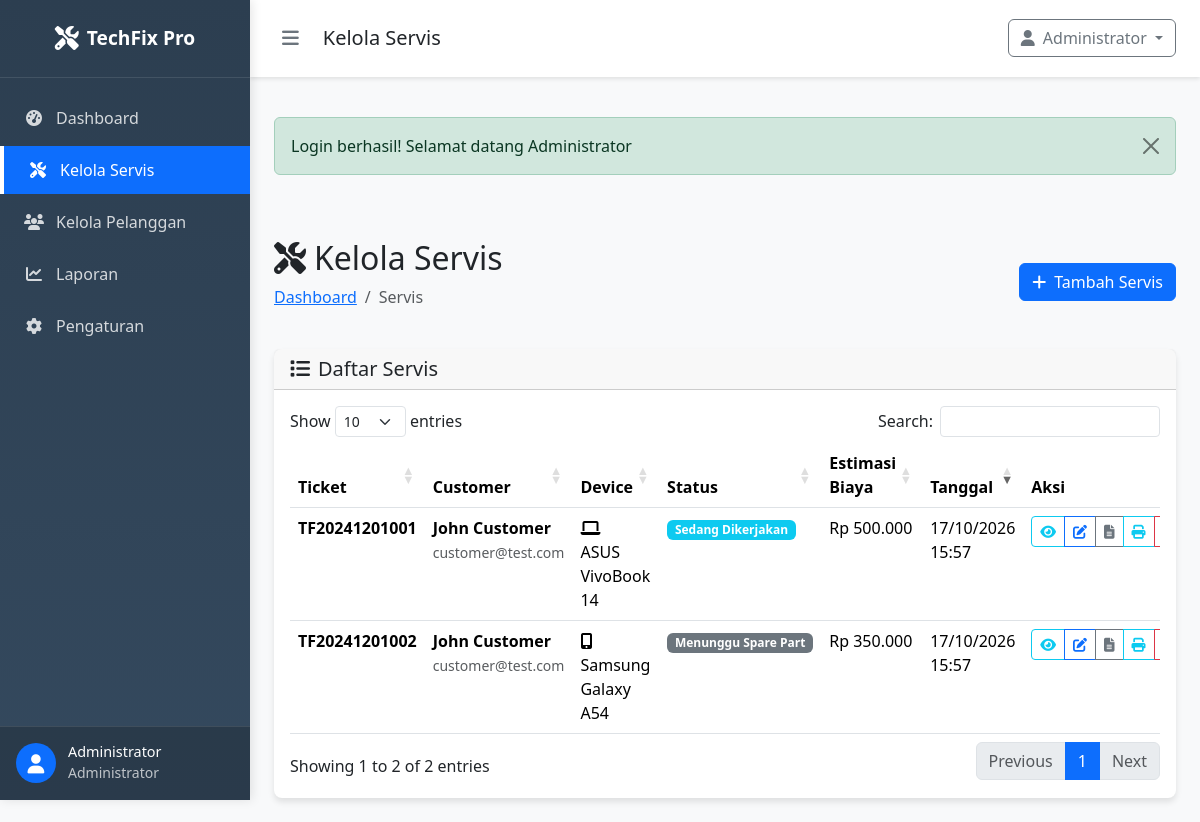
Screenshot of /SOURCE_CODE_APLIKASI/admin/services.php (signed in) with the database file from the repository.
### tables this page shows
CREATE TABLE `settings` (
  `id` int(11) NOT NULL AUTO_INCREMENT,
  `setting_key` varchar(100) NOT NULL,
  `setting_value` text DEFAULT NULL,
  `setting_type` enum('string','number','boolean','json') NOT NULL DEFAULT 'string',
  `description` text DEFAULT NULL,
  `is_public` tinyint(1) NOT NULL DEFAULT 0,
  `created_at` timestamp NOT NULL DEFAULT current_timestamp(),
  `updated_at` timestamp NOT NULL DEFAULT current_timestamp() ON UPDATE current_timestamp(),
  PRIMARY KEY (`id`),
  UNIQUE KEY `setting_key` (`setting_key`)
);

CREATE TABLE `services` (
  `id` int(11) NOT NULL AUTO_INCREMENT,
  `customer_id` int(11) NOT NULL,
  `ticket_number` varchar(20) NOT NULL,
  `device_type` enum('laptop','computer','handphone') NOT NULL,
  `device_brand` varchar(50) NOT NULL,
  `device_model` varchar(100) NOT NULL,
  `serial_number` varchar(100) DEFAULT NULL,
  `problem_description` text NOT NULL,
  `status` enum('pending','in_progress','waiting_parts','testing','completed','delivered','cancelled') NOT NULL DEFAULT 'pending',
  `estimated_cost` decimal(10,2) DEFAULT NULL,
  `final_cost` decimal(10,2) DEFAULT NULL,
  `estimated_completion` datetime DEFAULT NULL,
  `actual_completion` datetime DEFAULT NULL,
  `technician_notes` text DEFAULT NULL,
  `notes` text DEFAULT NULL,
  `priority` enum('low','medium','high','urgent') NOT NULL DEFAULT 'medium',
  `warranty_period` int(11) DEFAULT NULL COMMENT 'Warranty in days',
  `parts_used` text DEFAULT NULL COMMENT 'JSON array of parts used',
  `labor_hours` decimal(4,2) DEFAULT NULL,
  `created_at` timestamp NOT NULL DEFAULT current_timestamp(),
  `updated_at` timestamp NOT NULL DEFAULT current_timestamp() ON UPDATE current_timestamp(),
  PRIMARY KEY (`id`),
  UNIQUE KEY `ticket_number` (`ticket_number`),
  KEY `customer_id` (`customer_id`),
  KEY `idx_status` (`status`),
  KEY `idx_device_type` (`device_type`),
  KEY `idx_priority` (`priority`),
  KEY `idx_created_at` (`created_at`),
  CONSTRAINT `services_ibfk_1` FOREIGN KEY (`customer_id`) REFERENCES `users` (`id`) ON DELETE CASCADE
);

CREATE TABLE `users` (
  `id` int(11) NOT NULL AUTO_INCREMENT,
  `name` varchar(100) NOT NULL,
  `email` varchar(100) NOT NULL,
  `phone` varchar(20) DEFAULT NULL,
  `password` varchar(255) NOT NULL,
  `role` enum('admin','customer') NOT NULL DEFAULT 'customer',
  `address` text DEFAULT NULL,
  `is_active` tinyint(1) NOT NULL DEFAULT 1,
  `email_verified_at` timestamp NULL DEFAULT NULL,
  `remember_token` varchar(100) DEFAULT NULL,
  `created_at` timestamp NOT NULL DEFAULT current_timestamp(),
  `updated_at` timestamp NOT NULL DEFAULT current_timestamp() ON UPDATE current_timestamp(),
  PRIMARY KEY (`id`),
  UNIQUE KEY `email` (`email`),
  KEY `idx_role` (`role`),
  KEY `idx_is_active` (`is_active`)
);

### SOURCE_CODE_APLIKASI/admin/services.php (the view, shortened to what the rows shown need)
<?php
require_once '../config/database.php';
require_once '../config/session.php';
require_once '../classes/Service.php';
$serviceObj = new Service();
$action = $_GET['action'] ?? 'list';
$serviceId = $_GET['id'] ?? null;
if ($action === 'list') {
    $services = $serviceObj->getAllServices();
}
require_once '../classes/User.php';
include '../includes/header.php';
?>
    <div class="row">
        <div class="col-12">
            <div class="d-flex justify-content-between align-items-center mb-4">
                <div>
                    <h2><i class="fas fa-tools me-2"></i>Kelola Servis</h2>
                </div>
            </div>
        </div>
    </div>
    <?php if ($action === 'list'): ?>
    <div class="row">
        <div class="col-12">
            <div class="card">
                <div class="card-body">
                    <?php if (!empty($services)): ?>
                    <div class="table-responsive">
                        <table class="table table-hover data-table">
                            <thead>
                                <tr>
                                    <th>Ticket</th>
                                    <th>Customer</th>
                                    <th>Device</th>
                                    <th>Status</th>
                                    <th>Estimasi Biaya</th>
                                    <th>Tanggal</th>
                                    <th>Aksi</th>
                                </tr>
                            </thead>
                            <tbody>
                                <?php foreach ($services as $service): ?>
                                <tr>
                                    <td>
                                        <strong><?php echo $service['ticket_number']; ?></strong>
                                    </td>
                                    <td>
                                        <div>
                                            <strong><?php echo htmlspecialchars($service['customer_name']); ?></strong><br>
                                            <small class="text-muted"><?php echo htmlspecialchars($service['customer_email']); ?></small>
                                        </div>
                                    </td>
                                    <td>
                                        <i class="fas fa-<?php echo $service['device_type'] === 'laptop' ? 'laptop' : ($service['device_type'] === 'computer' ? 'desktop' : 'mobile-alt'); ?> me-2"></i>
                                        <?php echo htmlspecialchars($service['device_brand'] . ' ' . $service['device_model']); ?>
                                    </td>
                                    <td>
                                        <span class="badge <?php echo getStatusBadge($service['status']); ?>">
                                            <?php echo getStatusText($service['status']); ?>
                                        </span>
                                    </td>
                                    <td>
                                        <?php echo $service['estimated_cost'] ? formatRupiah($service['estimated_cost']) : '-'; ?>
                                    </td>
                                    <td><?php echo formatDate($service['created_at']); ?></td>
                                    <td>
                                        <div class="btn-group" role="group">
                                            <a href="service_detail.php?id=<?php echo $service['id']; ?>"
                                               class="btn btn-sm btn-outline-info" title="Detail">
                                                <i class="fas fa-eye"></i>
                                            </a>
                                            <a href="services.php?action=edit&id=<?php echo $service['id']; ?>"
                                               class="btn btn-sm btn-outline-primary" title="Edit">
                                                <i class="fas fa-edit"></i>
                                            </a>
                                            <button onclick="printServiceDetail(<?php echo $service['id']; ?>)"
                                                    class="btn btn-sm btn-outline-secondary" title="Cetak Detail">
                                                <i class="fas fa-file-alt"></i>
                                            </button>
                                            <button onclick="printTicket('<?php echo $service['ticket_number']; ?>')"
                                                    class="btn btn-sm btn-outline-info" title="Cetak Tiket">
                                                <i class="fas fa-print"></i>
                                            </button>
                                            <a href="services.php?action=delete&id=<?php echo $service['id']; ?>"
                                               class="btn btn-sm btn-outline-danger btn-delete"
                                               title="Hapus"
                                               data-title="Hapus Servis"
                                               data-text="Apakah Anda yakin ingin menghapus servis ini?">
                                            </a>
                                        </div>
                                    </td>
                                </tr>
                                <?php endforeach; ?>
                            </tbody>
                        </table>
                    </div>
                    <?php endif; ?>
                </div>
            </div>
        </div>
    </div>
    <?php endif; ?>
<?php include '../includes/footer.php'; ?>

### SOURCE_CODE_APLIKASI/includes/header.php (shortened to what the rows shown need)
<!DOCTYPE html>
<html lang="id">
<head>
    <link href="https://cdn.jsdelivr.net/npm/bootstrap@5.3.2/dist/css/bootstrap.min.css" rel="stylesheet">
    <link rel="stylesheet" href="https://cdnjs.cloudflare.com/ajax/libs/font-awesome/6.4.0/css/all.min.css">
    <link rel="stylesheet" href="https://cdn.datatables.net/1.13.7/css/dataTables.bootstrap5.min.css">
    <link rel="stylesheet" href="https://cdn.jsdelivr.net/npm/sweetalert2@11.7.32/dist/sweetalert2.min.css">
</head>
<body>
    <?php
    $script_path = $_SERVER['PHP_SELF'];
    $current_page = basename($_SERVER['PHP_SELF'], '.php');
    $is_admin_page = strpos($script_path, '/admin/') !== false && strpos($script_path, '/public/') === false;
    $is_customer_page = strpos($script_path, '/customer/') !== false && strpos($script_path, '/public/') === false;
    $is_public_page = strpos($script_path, '/public/') !== false;
    $is_logged_in = function_exists('isLoggedIn') && isLoggedIn();
    $is_admin = function_exists('isAdmin') && isAdmin();
    $is_customer = function_exists('isCustomer') && isCustomer();
    $base_path = '';
    if ($is_admin_page || $is_customer_page || $is_public_page) {
        $base_path = '../';
    }
    $show_sidebar = $is_logged_in && ($is_admin || $is_customer);
    ?>
    <?php if ($show_sidebar): ?>
    <div class="sidebar" id="sidebar">
        <div class="sidebar-header">
            <a href="<?php echo $base_path; ?>index.php" class="brand">
                <i class="fas fa-tools"></i>
                <span class="brand-text"><?php echo getSiteName(); ?></span>
            </a>
        </div>
        <nav class="sidebar-nav">
            <?php if ($is_admin): ?>
            <div class="nav-item">
                <a href="<?php echo $is_admin_page ? '' : '../admin/'; ?>dashboard.php"
                   class="nav-link <?php echo $current_page === 'dashboard' ? 'active' : ''; ?>">
                    <i class="fas fa-tachometer-alt"></i>
                    <span>Dashboard</span>
                </a>
            </div>
            <div class="nav-item">
                <a href="<?php echo $is_admin_page ? '' : '../admin/'; ?>services.php"
                   class="nav-link <?php echo $current_page === 'services' || $current_page === 'service_detail' ? 'active' : ''; ?>">
                    <i class="fas fa-tools"></i>
                    <span>Kelola Servis</span>
                </a>
            </div>
            <div class="nav-item">
                <a href="<?php echo $is_admin_page ? '' : '../admin/'; ?>customers.php"
                   class="nav-link <?php echo $current_page === 'customers' ? 'active' : ''; ?>">
                    <i class="fas fa-users"></i>
                    <span>Kelola Pelanggan</span>
                </a>
            </div>
            <div class="nav-item">
                <a href="<?php echo $is_admin_page ? '' : '../admin/'; ?>reports.php"
                   class="nav-link <?php echo $current_page === 'reports' ? 'active' : ''; ?>">
                    <i class="fas fa-chart-line"></i>
                    <span>Laporan</span>
                </a>
            </div>
            <div class="nav-item">
                <a href="<?php echo $is_admin_page ? '' : '../admin/'; ?>settings.php"
                   class="nav-link <?php echo $current_page === 'settings' ? 'active' : ''; ?>">
                    <i class="fas fa-cog"></i>
                    <span>Pengaturan</span>
                </a>
            </div>
            <?php endif; ?>
        </nav>
        <div class="sidebar-user">
            <div class="user-info">
                <div class="user-avatar" style="background: none; padding: 0;">
                    <?php
                    if (function_exists('getCurrentUserId')) {
                        try {
                            require_once $base_path . 'classes/User.php';
                            $userObj = new User();
                            $avatarUrl = $userObj->getAvatarUrl(getCurrentUserId());
                            if ($avatarUrl !== 'assets/img/default-avatar.png' && file_exists($base_path . $avatarUrl)):
                    ?>
                        <img src="<?php echo $base_path . $avatarUrl; ?>" alt="Avatar" class="rounded-circle" style="width: 40px; height: 40px; object-fit: cover;">
                    <?php else: ?>
                        <div style="width: 40px; height: 40px; border-radius: 50%; background: var(--primary-color); display: flex; align-items: center; justify-content: center; color: white; font-size: 1.2rem;">
                            <i class="fas fa-user"></i>
                        </div>
                    <?php
                        endif;
                        } catch (Exception $e) {
                            echo '<div style="width: 40px; height: 40px; border-radius: 50%; background: var(--primary-color); display: flex; align-items: center; justify-content: center; color: white; font-size: 1.2rem;"><i class="fas fa-user"></i></div>';
                        }
                    } else {
                        echo '<div style="width: 40px; height: 40px; border-radius: 50%; background: var(--primary-color); display: flex; align-items: center; justify-content: center; color: white; font-size: 1.2rem;"><i class="fas fa-user"></i></div>';
                    }
                    ?>
                </div>
                <div class="user-details">
                    <h6><?php echo function_exists('getCurrentUserName') ? getCurrentUserName() : 'User'; ?></h6>
                    <small><?php echo $is_admin ? 'Administrator' : 'Customer'; ?></small>
                </div>
            </div>
        </div>
    </div>
    <?php endif; ?>
</body>
</html>

### rows the page displays
settings: setting_value "TechFix Pro"
services: ticket_number "TF20241201001", customer.name "John Customer", customer.email "customer@test.com", device_brand+device_model "ASUS VivoBook 14", status "Sedang Dikerjakan", estimated_cost "Rp 500.000", created_at "17/10/2026 15:57"
services: ticket_number "TF20241201002", customer.name "John Customer", customer.email "customer@test.com", device_brand+device_model "Samsung Galaxy A54", status "Menunggu Spare Part", estimated_cost "Rp 350.000", created_at "17/10/2026 15:57"

### other values shown
getCurrentUserName() "Administrator"
$page_title "Kelola Servis"
$flash['message'] "Login berhasil! Selamat datang Administrator"
